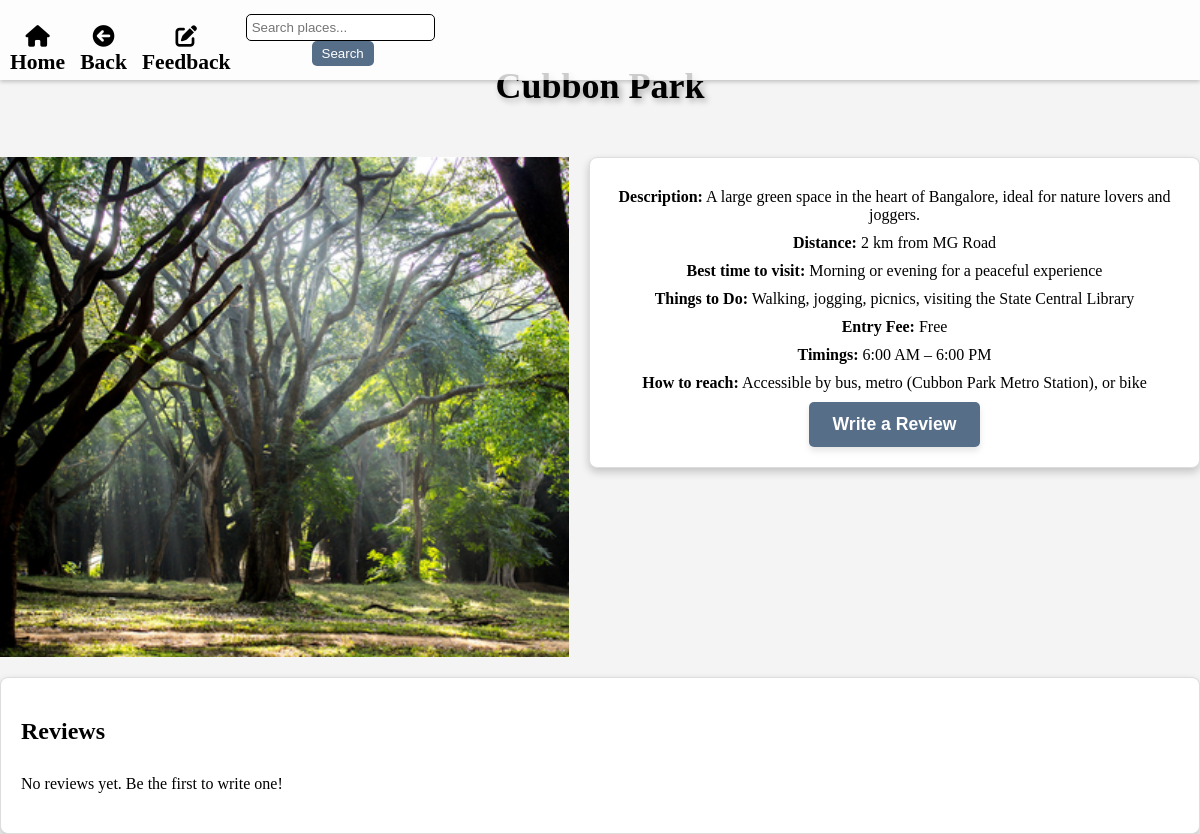
The page /place/14/ (signed in) on the database as committed earlier.
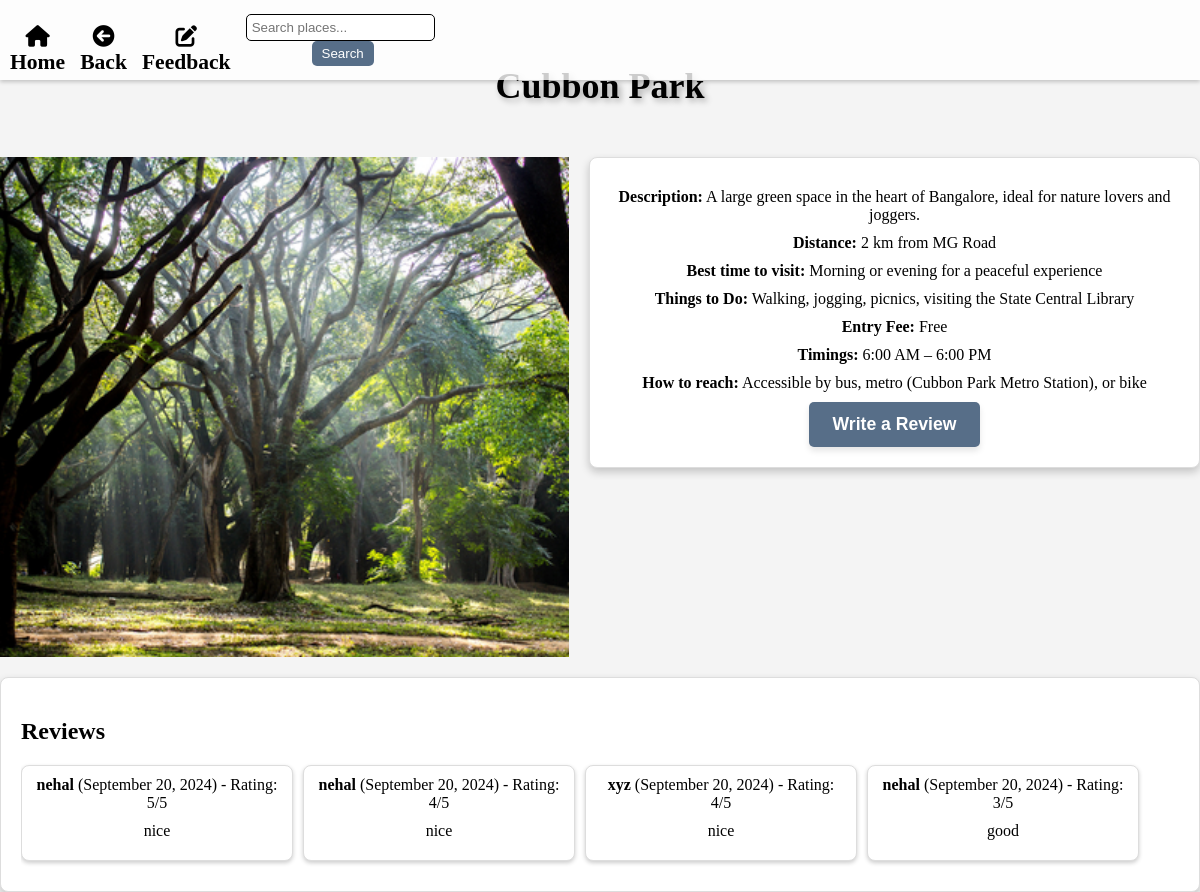
The same page on the database as committed later.
### guide/models.py (models this page shows, shortened)
class Place(models.Model):
    district = models.ForeignKey(District, related_name='places', on_delete=models.CASCADE)
    name = models.CharField(max_length=100)
    description = models.TextField()
    distance = models.CharField(max_length=50, null=True, blank=True)
    best_time_to_visit = models.CharField(max_length=500, null=True, blank=True)
    things_to_do = models.TextField( max_length=500, null=True, blank=True)
    entry_fee = models.CharField(max_length=200, null=True, blank=True)
    timings = models.CharField(max_length=50, null=True, blank=True)
    how_to_reach = models.CharField(max_length=1000, null=True, blank=True)

class PlaceImage(models.Model):
    image = models.ImageField(upload_to='images/', verbose_name='Place Image')
    place = models.ForeignKey(Place, on_delete=models.CASCADE)

class Review(models.Model):
    place = models.ForeignKey('Place', on_delete=models.CASCADE)
    name = models.CharField(max_length=100)
    email = models.EmailField()
    rating = models.IntegerField()
    comments = models.TextField()
    created_at = models.DateTimeField(auto_now_add=True)

### guide/views.py (the view)
# urls.py: path('place/<int:id>/', views.place_detail, name='place_detail'),
def place_detail(request, id):
    place = get_object_or_404(Place, id=id)
    reviews = Review.objects.filter(place=place).order_by('-rating')
    profile_picture_url = None
    if request.user.is_authenticated:
        try:
            profile = request.user.userprofile  # Access the user profile
            profile_picture_url = profile.profile_picture.url if profile.profile_picture else None
        except UserProfile.DoesNotExist:
            profile_picture_url = None  # Handle case where profile doesn't exist
    return render(request, 'guide/place_detail.html', {
        'place': place,
        'reviews': reviews,
        'profile_picture_url': profile_picture_url,  # Pass the profile picture URL to the template
    })

### guide/templates/guide/place_detail.html (shortened to what this page needs)
<!DOCTYPE html>
<html lang="en">
<head>
    <link rel="stylesheet" href="https://unpkg.com/swiper/swiper-bundle.min.css" />
    <link rel="stylesheet" href="https://cdnjs.cloudflare.com/ajax/libs/font-awesome/6.0.0-beta3/css/all.min.css">
</head>
<body>
    <div class="header">
        <nav>
            <a href="{% url 'home' %}"><i class="fas fa-home"></i>Home</a>
            <a href="{% url 'district_detail' place.district.id %}"><i class="fas fa-arrow-circle-left"></i>Back</a>
            {% if place.district.id %}
                <a href="{% url 'feedback' place_id=place.id %}"><i class="fas fa-edit"></i>Feedback</a>
            {% else %}
                <a href="#">Back</a>
            {% endif %}
            <form id="searchForm" action="{% url 'search' %}" method="GET" style="position: relative;">
                <input type="text" id="searchInput" name="query" placeholder="Search places..."
                    style="padding: 5px; border-radius: 5px; border: 1px solid #000; margin-right: 5px;"/>
                <button type="submit"
                    style="padding: 5px 10px; background-color: #576e88; color: white; border: none; border-radius: 5px; cursor: pointer;">
                    Search
                </button>
            </form>
        </nav>
    </div>
    <h1>{{ place.name }}</h1>
    <div class="container">
        {% if place.placeimage_set.all %}
        <div class="swiper">
            <div class="swiper-wrapper">
                {% for image in place.placeimage_set.all %}
                <div class="swiper-slide">
                    <img src="{{ image.image.url }}" alt="{{ place.name }} image">
                </div>
                {% endfor %}
            </div>
        </div>
        {% else %}
        <p>No images available for this place.</p>
        {% endif %}
        <div class="details">
            <p><strong>Description:</strong> {{ place.description }}</p>
            <p><strong>Distance:</strong> {{ place.distance }}</p>
            <p><strong>Best time to visit:</strong> {{ place.best_time_to_visit }}</p>
            <p><strong>Things to Do:</strong> {{ place.things_to_do }}</p>
            <p><strong>Entry Fee:</strong> {{ place.entry_fee }}</p>
            <p><strong>Timings:</strong> {{ place.timings }}</p>
            <p><strong>How to reach:</strong> {{ place.how_to_reach }}</p>
            <button id="writeReviewButton" data-authenticated="{{ user.is_authenticated|yesno:'true,false' }}">Write a Review</button>
        </div>
    </div>
<div class="reviews-container">
    <h2 class="reviews-title">Reviews</h2>
    <div class="reviews">
        {% for review in reviews %}
        <div class="review-item">
            <strong>{{ review.name }}</strong> ({{ review.created_at|date:"F j, Y" }}) - Rating: {{ review.rating }}/5
            <p>{{ review.comments }}</p>
        </div>
        {% empty %}
        <p>No reviews yet. Be the first to write one!</p>
        {% endfor %}
    </div>
</div>
</body>
</html>

### guide/templates/guide/place_detail.html (style rules this page uses)
body { margin: 0; padding: 0; text-align: center; background-color: #f4f4f4; }
.header { width: 100%; color: black; position: fixed; top: 0; left: 0; padding: 5px 10px; z-index: 1000; display: flex; justify-content: flex-start; background: rgba(255, 255, 255, 0.8); box-shadow: 0 2px 4px rgba(0, 0, 0, 0.2); box-sizing: border-box; font-size: 0.9em; }
.header nav { display: flex; gap: 15px; align-items: center; }
.header a { color: black; text-decoration: none; font-weight: bold; border-radius: 5px; font-size: 1.5em; transition: background-color 0.3s ease, transform 0.3s ease; }
.container { display: flex; flex-direction: row; align-items: flex-start; justify-content: center; box-sizing: border-box; max-width: 1200px; margin: 0 auto; }
.swiper { position: relative; flex: 1; height: 500px; }
.swiper-slide img { width: 100%; height: 100%; object-fit: cover; }
.details { font-family: Cambria, Cochin, Georgia, Times, 'Times New Roman', serif; flex: 1; padding: 20px; background: #fff; border: 1px solid #ddd; border-radius: 8px; margin-left: 20px; box-shadow: 0 4px 8px rgba(0, 0, 0, 0.2); }
p { margin: 10px 0; }
a { display: block; margin-top: 20px; text-decoration: none; color: #007bff; font-weight: bold; }
h1 { margin: 50px 0; font-size: 36px; font-weight: bold; color: black; text-shadow: 3px 3px 6px rgba(0, 0, 0, 0.3); animation: pulse 2s infinite; padding-top: 15px; }
.reviews-container { padding: 20px; background-color: #fff; border: 1px solid #ddd; border-radius: 8px; box-shadow: 0 4px 8px rgba(0, 0, 0, 0.2); margin-top: 20px; overflow: hidden; }
.reviews-title { font-size: 24px; margin-bottom: 10px; text-align: left; }
.reviews { display: flex; overflow-x: auto; gap: 10px; padding: 10px 0; }
.review-item { flex: 0 0 auto; background-color: #fff; border: 1px solid #ddd; border-radius: 8px; padding: 10px; width: 250px; box-shadow: 0 2px 4px rgba(0, 0, 0, 0.2); }
#writeReviewButton { padding: 12px 24px; background-color: #576e88; color: white; border: none; border-radius: 5px; cursor: pointer; font-size: 1.1em; font-weight: bold; box-shadow: 0 4px 6px rgba(0, 0, 0, 0.1); transition: background-color 0.3s ease, transform 0.3s ease; }

Rows that differ between the two databases and show on the page:
added Review: name "nehal", created_at "September 20, 2024", rating "5", comments "nice"
added Review: name "nehal", created_at "September 20, 2024", rating "4", comments "nice"
added Review: name "xyz", created_at "September 20, 2024", rating "4", comments "nice"
added Review: name "nehal", created_at "September 20, 2024", rating "3", comments "good"
Other text that changed with them:
text no longer shown: "No reviews yet. Be the first to write one!"
